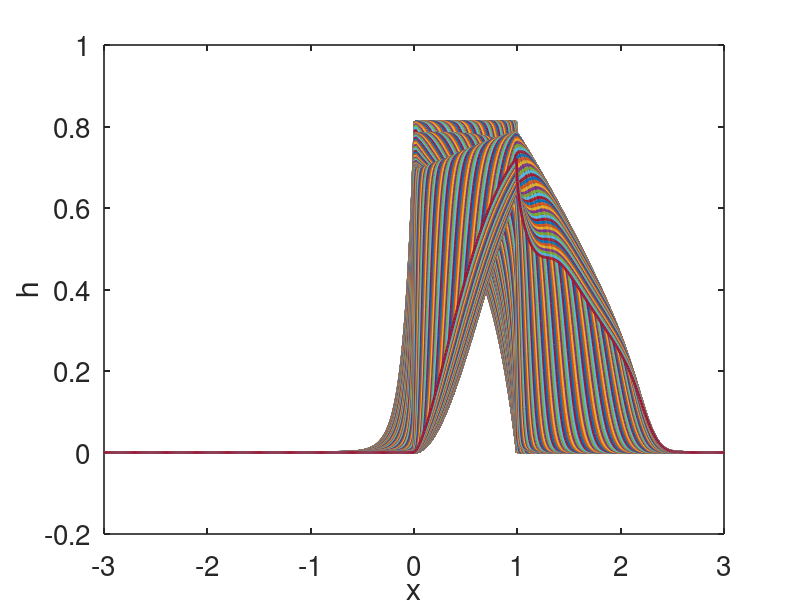
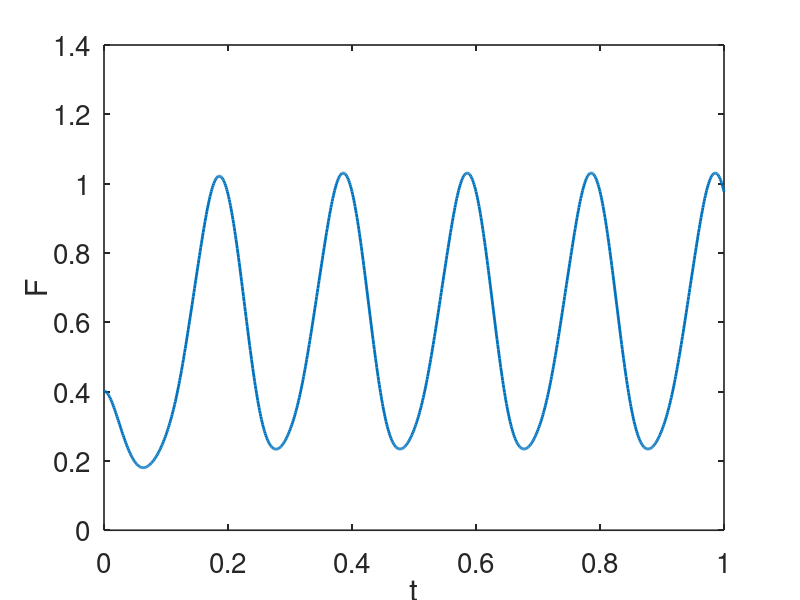
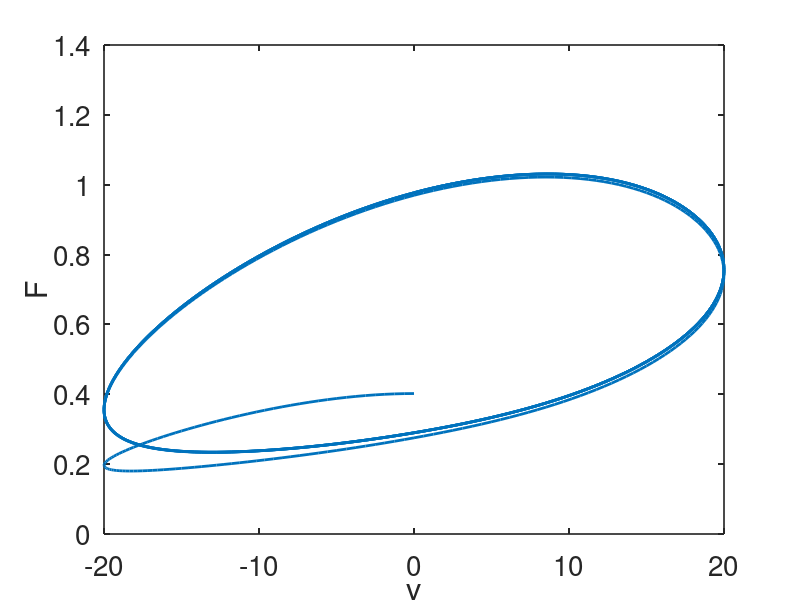

MATLAB code for these plots, in order:
% this code is to solve the Huxley crossbridge model using upwinding and the method of lines

% to solve u_t + J_x= f(u), with MoL and upwinding (written in conservation
% form, J = v*u), where v is a function of x, t, and u
function pde_MoL_upwind
global dx N x f1 g1 g2

set(0,                           ...
   'defaultaxesfontsize', 20,   ...
   'defaultaxeslinewidth', 1.2, ...
   'defaultlinelinewidth', 2.0, ...
   'defaultpatchlinewidth', 0.7); 


par.g1=10;
par.g2=209;
par.f1=43.3;
% put parameters into a structure so that they're accessible to the sub-functions
p.h=1;
 
% spatial grid
dx = 0.01;
x = [-3*p.h:dx:3*p.h];% grid points
N = length(x); % number of points in grid
%initial data:
u0 =f(x,par)./(f(x,par)+g(x,par));

% Use the method of lines (MoL) with upwinding
t_end = 1;  % 
tstep = 0.001;
%specify the output points
tspan = [0:tstep:t_end];
tic
%solve the  MOL differential equations
[T,S] = ode23(@(t,y)deRHS(t,y,par),tspan, u0' );  
% for this problem, ode23 is fastest, ode15s is next and ode 23s is slowest
 toc
figure(1)
for j = 1:length(T)
    plot(x,S(j,:),'linewidth',2) 
    
 hold on
end
xlabel('x')
ylabel('h')
hold off

% calculate the force
 F = S*x'*dx;
 figure(2)
 plot(T,F)
xlabel('t')
ylabel('F')
 
figure(3)
 plot(v(T),F)
 xlabel('v')
ylabel('F')

 end
%the right hand side for ode simulation:
function s_prime=deRHS(t,u,par)
global dx N x
 % by definition, J = v*u, where v = v(x,t,u) in general
% first evaluate v_{j-1/2}
 
xjmh = [x-dx/2,x(N)+dx/2]'; % (x_{j-1/2})
ujmh = ([u;0]+[0;u])/2;  %u_{j-1/2} The zero fill is a ghost point outside the grid

%use xjmh and ujmh to evaluate v_{j-1/2} = v(xjmh,t,ujmh) 

% here is where you evaluate v(x,t,u)
 vjmh = v(t) ;
 
 %this is upwinding:
Jmh = vjmh.*((vjmh>0).*[0;u]+(vjmh<0).*[u;0]);

Fu = (Jmh(1:end-1)-Jmh(2:end))/dx;  %finite difference in x
Rxn =  (1-u).*f(x',par)-u.*g(x',par);
 
s_prime =  Fu + Rxn;
end

% binding functions

 function  out = f(x,par)
 out = 0 + (x>0 & x<1).*(par.f1*x);
end

function  out = g(x,par)
 
out = par.g2*(x<=0) + par.g1*x.*(x>0);
end 

function out=v(t)

% specify the velocity as a function of t
% in general this can be a functioin of x, t, and u

out = -20*sin(10*t*pi);
%out = -20*((t<20).*(t/20) +(t>20).*(2-t/20));
end
